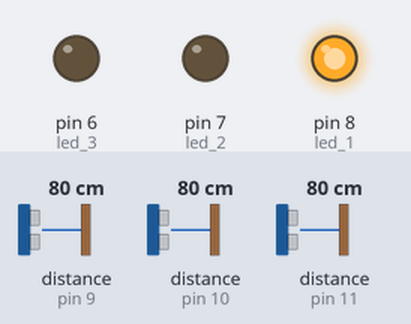
Recording of a sketch running on a simulated Arduino Uno, built with avr-gcc and run on an emulated ATmega328P. Parts: output pins drawn as LEDs (lit = HIGH). The inputs (shaded band) are chosen by the test bench; at power-on: distance to the obstacle (sensors on pin 9, pin 10, pin 11) 80 cm. The echo pulse lasts 58.3 µs per cm; what the sketch prints to the serial monitor is not drawn.

Above: at 1.2 s.
1.3 s: distance to the obstacle (sensor on pin 9) set to 2 cm
6.5 s: distance to the obstacle (sensor on pin 10) set to 4 cm
15.1 s: distance to the obstacle (sensor on pin 11) set to 2 cm
23.7 s: distance to the obstacle (sensor on pin 9) set to 4 cm
At 32.91 s:
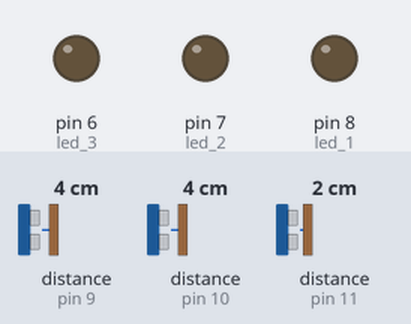
Timing chart, 0 to 33.3 s (numbered marks = the images above; inputs shaded):
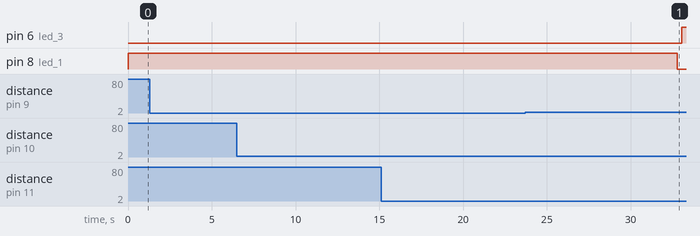

The sketch:

sensor.ros.ino
```cpp
/*
 * code written to compute all LEVON's sensor input data using a single arduino
 * The code is event driven especially the US sensors
 */


#include <NewPing.h>

#define trig_pin_0 9
#define echo_pin_0 9
int us_time_0 = millis();

#define trig_pin_1 10
#define echo_pin_1 10
int us_time_1 = millis();

#define trig_pin_2 11
#define echo_pin_2 11
int us_time_2 = millis();

#define max_dist 400
NewPing us0(trig_pin_0, echo_pin_0, max_dist);
NewPing us1(trig_pin_1, echo_pin_1, max_dist);
NewPing us2(trig_pin_2, echo_pin_2, max_dist);

float dist_0, dist_1, dist_2;

// flashinf lEDs for  testing

int led_1 = 8;
int led_2 = 7;
int led_3 = 6;

void setup()
{
  Serial.begin(115200);
  pinMode(led_1, OUTPUT);
  pinMode(led_2, OUTPUT);
  pinMode(led_3, OUTPUT);
}

void loop()
{

  if (millis() - us_time_0 <= 1000)
  {
    dist_0 = us0.ping_cm();
    Serial.print(dist_0);
    Serial.print("cm\t    ");
    digitalWrite(led_1, HIGH);
    us_time_0 = millis();
  }
  else
  {
    digitalWrite(led_1, LOW);
  }

  if (millis() - us_time_1 > 1000 && millis() - us_time_1 < 2000 )
  {
    dist_1 = us1.ping_cm();
    Serial.print(dist_1);
    Serial.print("cm\t    ");
    digitalWrite(led_2, HIGH);
    us_time_1 = millis();
  }
  else
  {
    digitalWrite(led_2, LOW);
  }

  if (millis() - us_time_2 >= 3000)
  {
    dist_2 = us2.ping_cm();
    Serial.print(dist_2);
    Serial.print("cm\t    ");
    digitalWrite(led_3, HIGH);
    us_time_2 = millis();
  }
  else
  {
    digitalWrite(led_3, LOW);
  }

  Serial.println("\n");

}
```
